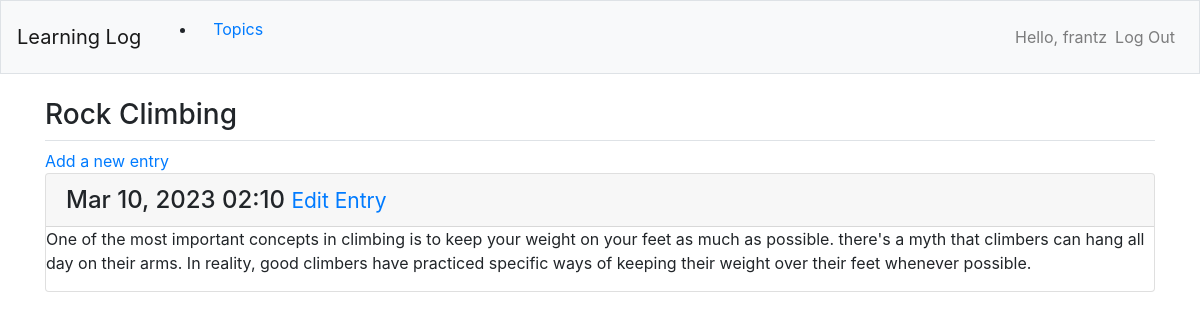
/topics/2 (signed in), run on the app's committed database.
### learning_logs/models.py (models this page shows, shortened)
class Topic(models.Model):
    text = models.TextField(max_length=100) # The topic name
    date_added = models.DateTimeField(auto_now_add=True)
    owner = models.ForeignKey(User, on_delete=models.CASCADE)
    def __str__(self):
        return self.text

class Entry(models.Model):
    topic = models.ForeignKey(Topic, on_delete=models.CASCADE)
    text = models.TextField()
    date_added = models.DateTimeField(auto_now_add=True)
    class Meta:
        verbose_name_plural = 'entries'

### learning_logs/views.py (the view)
# urls.py: path('topics/<int:topic_id>', views.topic, name='topic'),
@login_required
def topic(request, topic_id):
    topic = Topic.objects.get(id=topic_id)
    check_owner(request.user, topic.owner)
    entries = topic.entry_set.order_by('-date_added')
    context = {'topic': topic, 'entries': entries}
    return render(request, 'learning_logs/topic.html', context)

### learning_logs/views.py (called while the page is built)
def check_owner(user, owner):
    if user != owner:
        raise Http404

### learning_logs/templates/learning_logs/topic.html (shortened to what this page needs)
{% extends 'learning_logs/base.html' %}
{% block pageheader %}
    <h3>{{topic}}</h3>
{% endblock pageheader %}
{% block content %}
    <a href="{% url 'learning_logs:new_entry' topic.id %}">Add a new entry</a>
    {% for entry in entries %}
        <div class="card mb-3">
            <h4 class="card-header">
                {{entry.date_added|date:'M d, Y H:i'}}
                <small>
                    <a href="{% url 'learning_logs:edit_entry' entry.id %}">Edit Entry</a>
                </small>
            </h4>
            <div class="clard-body">
                {{entry.text|linebreaks}}
            </div>
        </div>
    {% empty %}
        <p>There's no entry for the topic yet.</p>
    {% endfor %}
{% endblock content %}

### learning_logs/templates/learning_logs/base.html (shortened to what this page needs)
{% load bootstrap4 %}
<!doctype html>
<html>
    <head>
        {% bootstrap_css %}
    </head>
    <body>
        <nav class="navbar navbar-expand-md navbar-light bg-light mb-4 border">
            <a class="navbar-brand" href="{% url 'learning_logs:index' %}">Learning Log</a>
            <div class="collapse navbar-collapse" id="navbarCollapse">
                <ul class="nav-item">
                    <li>
                        <a class="nav-link" href="{% url 'learning_logs:topics' %}">
                        Topics</a>
                    </li>
                </ul>
                <ul class="navbar-nav ml-auto">
                    {% if user.is_authenticated %}
                        <li class="nav-item">
                            <span class="navbar-text"}">Hello, {{user.username}}</span>
                        </li>
                        <li class="nav-item">
                            <a class="nav-link" href="{% url 'users:logout' %}">Log Out</a>
                        </li>
                    {% endif %}
                </ul>
            </div>
        </nav>
        <main role="main" class="container">
            <div class="pd-2 mb-2 border-bottom">
                {% block pageheader %}{% endblock pageheader %}
            </div>
            <div>
                {% block content %}{% endblock content %}
            </div>
        </main>
    </body>
</html>

### data on the page
Topic: text "Rock Climbing"
Entry: date_added "Mar 10, 2023 02:10", text "One of the most important concepts in climbing is to keep your weight on your feet as much as possible. there's a myth that climbers can hang all day on their arms. In reality, good climbers have practiced specific ways of keeping their weight over their feet whenever possible."

### other printed values
{{ user.username }} "frantz"
